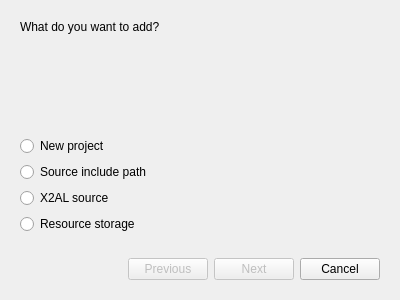
<?xml version="1.0" encoding="UTF-8"?>
<ui version="4.0">
 <class>NewItemDialog</class>
 <widget class="QDialog" name="NewItemDialog">
  <property name="geometry">
   <rect>
    <x>0</x>
    <y>0</y>
    <width>400</width>
    <height>300</height>
   </rect>
  </property>
  <property name="windowTitle">
   <string>Create new item</string>
  </property>
  <property name="modal">
   <bool>true</bool>
  </property>
  <layout class="QVBoxLayout" name="verticalLayout">
   <item>
    <widget class="QStackedWidget" name="NewItemPages">
     <property name="currentIndex">
      <number>0</number>
     </property>
     <widget class="QWidget" name="ItemTypeSelectPage">
      <layout class="QVBoxLayout" name="verticalLayout_2">
       <item>
        <widget class="QLabel" name="label">
         <property name="text">
          <string>What do you want to add?</string>
         </property>
         <property name="alignment">
          <set>Qt::AlignLeading|Qt::AlignLeft|Qt::AlignTop</set>
         </property>
        </widget>
       </item>
       <item>
        <widget class="QLabel" name="AddToProjectNoticeLabel">
         <property name="text">
          <string/>
         </property>
         <property name="alignment">
          <set>Qt::AlignBottom|Qt::AlignLeading|Qt::AlignLeft</set>
         </property>
        </widget>
       </item>
       <item>
        <widget class="QRadioButton" name="ProjectRadioButton">
         <property name="text">
          <string>New project</string>
         </property>
        </widget>
       </item>
       <item>
        <widget class="QRadioButton" name="IncludeFolderRadioButton">
         <property name="text">
          <string>Source include path</string>
         </property>
        </widget>
       </item>
       <item>
        <widget class="QRadioButton" name="X2ALSourceRadioButton">
         <property name="text">
          <string>X2AL source</string>
         </property>
        </widget>
       </item>
       <item>
        <widget class="QRadioButton" name="ResourceStorageRadioButton">
         <property name="text">
          <string>Resource storage</string>
         </property>
        </widget>
       </item>
      </layout>
     </widget>
     <widget class="QWidget" name="NewProjectPage">
      <layout class="QVBoxLayout" name="verticalLayout_3">
       <item>
        <widget class="QLabel" name="label_2">
         <property name="text">
          <string>Enter the name of the new project:</string>
         </property>
         <property name="alignment">
          <set>Qt::AlignLeading|Qt::AlignLeft|Qt::AlignTop</set>
         </property>
        </widget>
       </item>
       <item>
        <widget class="QLineEdit" name="ProjectNameEdit"/>
       </item>
       <item>
        <spacer name="verticalSpacer">
         <property name="orientation">
          <enum>Qt::Vertical</enum>
         </property>
         <property name="sizeHint" stdset="0">
          <size>
           <width>20</width>
           <height>40</height>
          </size>
         </property>
        </spacer>
       </item>
      </layout>
     </widget>
     <widget class="QWidget" name="X2ALSourcePage">
      <layout class="QVBoxLayout" name="verticalLayout_4">
       <item>
        <widget class="QLabel" name="label_3">
         <property name="text">
          <string>Enter the name of the new X2AL source:</string>
         </property>
        </widget>
       </item>
       <item>
        <widget class="QWidget" name="widget_3" native="true">
         <layout class="QHBoxLayout" name="horizontalLayout_3">
          <property name="leftMargin">
           <number>0</number>
          </property>
          <property name="rightMargin">
           <number>0</number>
          </property>
          <item>
           <widget class="QLineEdit" name="X2ALSourceNameEdit"/>
          </item>
          <item>
           <widget class="QComboBox" name="X2ALSourceExtComboBox">
            <item>
             <property name="text">
              <string>.x2al</string>
             </property>
            </item>
            <item>
             <property name="text">
              <string>.inc</string>
             </property>
            </item>
           </widget>
          </item>
         </layout>
        </widget>
       </item>
       <item>
        <spacer name="verticalSpacer_2">
         <property name="orientation">
          <enum>Qt::Vertical</enum>
         </property>
         <property name="sizeHint" stdset="0">
          <size>
           <width>20</width>
           <height>40</height>
          </size>
         </property>
        </spacer>
       </item>
      </layout>
     </widget>
     <widget class="QWidget" name="IncludePathPage">
      <layout class="QVBoxLayout" name="verticalLayout_5">
       <item>
        <widget class="QLabel" name="label_4">
         <property name="text">
          <string>Select a folder that will be passed to compilers as an inclusion path:</string>
         </property>
        </widget>
       </item>
       <item>
        <widget class="QWidget" name="widget_2" native="true">
         <layout class="QHBoxLayout" name="horizontalLayout_2">
          <item>
           <widget class="QLineEdit" name="IncludePathEdit"/>
          </item>
          <item>
           <widget class="QPushButton" name="BrowseIncludePathBtn">
            <property name="text">
             <string>Browse</string>
            </property>
           </widget>
          </item>
         </layout>
        </widget>
       </item>
       <item>
        <spacer name="verticalSpacer_3">
         <property name="orientation">
          <enum>Qt::Vertical</enum>
         </property>
         <property name="sizeHint" stdset="0">
          <size>
           <width>20</width>
           <height>40</height>
          </size>
         </property>
        </spacer>
       </item>
      </layout>
     </widget>
    </widget>
   </item>
   <item>
    <widget class="QWidget" name="widget" native="true">
     <layout class="QHBoxLayout" name="horizontalLayout">
      <item>
       <spacer name="horizontalSpacer">
        <property name="orientation">
         <enum>Qt::Horizontal</enum>
        </property>
        <property name="sizeHint" stdset="0">
         <size>
          <width>118</width>
          <height>20</height>
         </size>
        </property>
       </spacer>
      </item>
      <item>
       <widget class="QPushButton" name="PrevBtn">
        <property name="enabled">
         <bool>false</bool>
        </property>
        <property name="text">
         <string>Previous</string>
        </property>
       </widget>
      </item>
      <item>
       <widget class="QPushButton" name="NextBtn">
        <property name="enabled">
         <bool>false</bool>
        </property>
        <property name="text">
         <string>Next</string>
        </property>
       </widget>
      </item>
      <item>
       <widget class="QPushButton" name="CancelBtn">
        <property name="text">
         <string>Cancel</string>
        </property>
       </widget>
      </item>
     </layout>
    </widget>
   </item>
  </layout>
 </widget>
 <resources/>
 <connections>
  <connection>
   <sender>ProjectRadioButton</sender>
   <signal>toggled(bool)</signal>
   <receiver>NewItemDialog</receiver>
   <slot>on_ItemTypeRadioButton_toggled(bool)</slot>
   <hints>
    <hint type="sourcelabel">
     <x>199</x>
     <y>157</y>
    </hint>
    <hint type="destinationlabel">
     <x>199</x>
     <y>149</y>
    </hint>
   </hints>
  </connection>
  <connection>
   <sender>ResourceStorageRadioButton</sender>
   <signal>toggled(bool)</signal>
   <receiver>NewItemDialog</receiver>
   <slot>on_ItemTypeRadioButton_toggled(bool)</slot>
   <hints>
    <hint type="sourcelabel">
     <x>199</x>
     <y>226</y>
    </hint>
    <hint type="destinationlabel">
     <x>199</x>
     <y>149</y>
    </hint>
   </hints>
  </connection>
  <connection>
   <sender>IncludeFolderRadioButton</sender>
   <signal>toggled(bool)</signal>
   <receiver>NewItemDialog</receiver>
   <slot>on_ItemTypeRadioButton_toggled(bool)</slot>
   <hints>
    <hint type="sourcelabel">
     <x>199</x>
     <y>203</y>
    </hint>
    <hint type="destinationlabel">
     <x>199</x>
     <y>149</y>
    </hint>
   </hints>
  </connection>
  <connection>
   <sender>X2ALSourceRadioButton</sender>
   <signal>toggled(bool)</signal>
   <receiver>NewItemDialog</receiver>
   <slot>on_ItemTypeRadioButton_toggled(bool)</slot>
   <hints>
    <hint type="sourcelabel">
     <x>199</x>
     <y>180</y>
    </hint>
    <hint type="destinationlabel">
     <x>199</x>
     <y>149</y>
    </hint>
   </hints>
  </connection>
 </connections>
 <slots>
  <slot>on_ItemTypeRadioButton_toggled(bool)</slot>
 </slots>
</ui>
